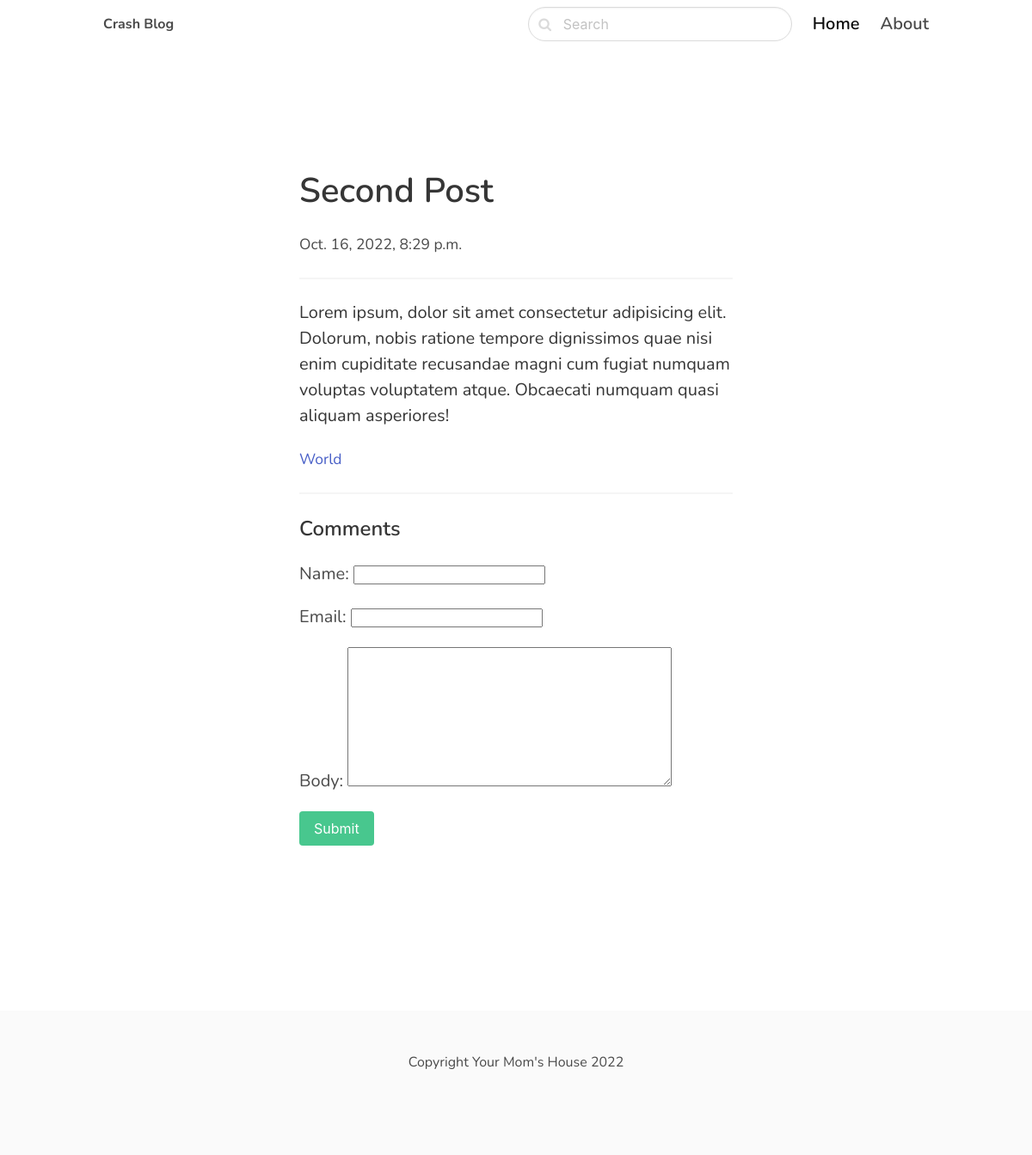
/world/this-is-the-second-post/, run on the app's committed database.
### blog/models.py (models this page shows, shortened)
class Post(models.Model):
    ACTIVE = 'active'
    DRAFT = 'draft'
    CHOICES_STATUS = (
        (ACTIVE, 'Active'),
        (DRAFT, 'Draft')
    )
    category = models.ForeignKey(
        Category, related_name='posts', on_delete=models.CASCADE)
    title = models.CharField(max_length=255)
    slug = models.SlugField()
    intro = models.TextField()
    body = models.TextField()
    created_at = models.DateTimeField(auto_now_add=True)
    status = models.CharField(
        max_length=10, choices=CHOICES_STATUS, default=ACTIVE)
    image = models.ImageField(upload_to='uploads/', blank=True, null=True)
    class Meta:
        ordering = ('-created_at',)

class Category(models.Model):
    def __str__(self):
        return self.title
    title = models.CharField(max_length=255)
    slug = models.SlugField()
    class Meta:
        ordering = ('title',)
        verbose_name_plural = 'Categories'

### blog/views.py (the view)
def detail(request, category_slug, slug):
    post = get_object_or_404(Post, slug=slug, status=Post.ACTIVE)
    if request.method == 'POST':
        form = CommentForm(request.POST)
        if form.is_valid():
            comment = form.save(commit=False)
            comment.post = post
            comment.save()
            return redirect("post_detail", slug=slug, category_slug=category_slug)
    else:
        form = CommentForm()
    return render(request, 'blog/detail.html', {'post': post, 'form': form})

### blog/forms.py
class CommentForm(forms.ModelForm):
    class Meta:
        model = Comment
        fields = ('name', 'email', 'body')

### blog/templates/blog/detail.html (shortened to what this page needs)
{% extends 'core/base.html' %}
{% block content %}
        <section class="hero">
    <div class="hero-body">
      <div class="container">
        <section class="section">
            <div class="columns">
            <div class="column is-8 is-offset-2">
                <div class="content is-medium">
                    <h1 class="title">{{post.title}}</h1>
                    <small>{{post.created_at}}</small>
                    <hr>
                    <p class="has-text-dark">{{post.body}}</p>
                    <p><small><a href="{% url 'category_detail' post.category.slug %}">{{post.category}}</a></small></p>
                    <hr>
                    <h2 class="subtitle is-4">Comments</h2>
                    <form method="POST" class="mb-6">
                        {{ form.as_p }}
                        <div class="feild">
                            <div class="control">
                                <button class="button is-success">Submit</button>
                            </div>
                        </div>
                    </form>
                </div>
            </div>
            </div>
        </section>
      </div>
    </div>
  </section>
{% endblock %}

### core/templates/core/base.html (style rules this page uses)
body { font-family: 'Nunito', sans-serif; }

### data on the page
Post: title "Second Post", created_at "Oct. 16, 2022, 8:29 p.m.", body "Lorem ipsum, dolor sit amet consectetur adipisicing elit. Dolorum, nobis ratione tempore dignissimos quae nisi enim cupiditate recusandae magni cum fugiat numquam voluptas voluptatem atque. Obcaecati numquam quasi aliquam asperiores!", category "World"
